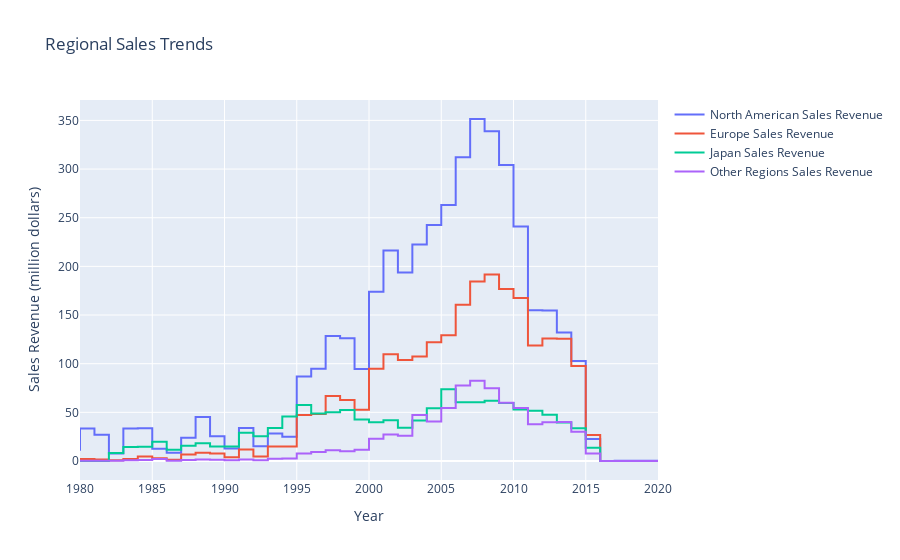

Here is the notebook cell this chart was saved with:
### Code cell
# Create DataFrame year_sales to summarize sales data by year
year_sales = df.loc[:, ['Name', 'Year', 'NA_Sales', 'EU_Sales', 'JP_Sales', 'Other_Sales']].groupby(by='Year').sum()

# Create four line plot objects representing sales trends in different regions
fig1 = go.Scatter(x=year_sales.index, y=year_sales['NA_Sales'],
                  name="North American Sales Revenue",
                  line_shape='vh'
                  )
fig2 = go.Scatter(x=year_sales.index, y=year_sales['EU_Sales'],
                  name="Europe Sales Revenue",
                  line_shape='vh')
fig3 = go.Scatter(x=year_sales.index, y=year_sales['JP_Sales'],
                  name="Japan Sales Revenue",
                  line_shape='vh')
fig4 = go.Scatter(x=year_sales.index, y=year_sales['Other_Sales'],
                  name="Other Regions Sales Revenue",
                  line_shape='vh')

# Place the four line plot objects in a list
figs = [fig1, fig2, fig3, fig4]

# Create layout for the plot
layout = dict(title='Regional Sales Trends',
              xaxis=dict(title='Year'),
              yaxis=dict(title='Sales Revenue (million dollars)')
              )

# Create the plot object
figure = dict(data=figs, layout=layout)

# Display the plot in the Notebook
iplot(figure)

### Figure 1 — Plotly figure (JSON) as saved in the notebook; plotly's stock layout.template omitted (floating-point values rounded to 4 significant figures)
{"data": [{"line": {"shape": "vh"}, "name": "North American Sales Revenue", "type": "scatter", "x": [1980, 1981, 1982, 1983, 1984, 1985, 1986, 1987, 1988, 1989, 1990, 1991, 1992, 1993, 1994, 1995, 1996, 1997, 1998, 1999, 2000, 2001, 2002, 2003, 2004, 2005, 2006, 2007, 2008, 2009, 2010, 2011, 2012, 2013, 2014, 2015, 2016, 2017, 2020], "y": [10.59, 33.4, 26.92, 7.76, 33.28, 33.73, 12.5, 8.46, 23.87, 45.15, 25.46, 12.76, 33.87, 15.12, 28.15, 24.82, 86.76, 94.75, 128.4, 126.1, 94.49, 174.0, 216.2, 193.6, 222.6, 242.6, 263.1, 312.1, 351.4, 338.9, 304.2, 241.1, 155.0, 154.8, 132.0, 102.8, 22.66, 0, 0.27]}, {"line": {"shape": "vh"}, "name": "Europe Sales Revenue", "type": "scatter", "x": [1980, 1981, 1982, 1983, 1984, 1985, 1986, 1987, 1988, 1989, 1990, 1991, 1992, 1993, 1994, 1995, 1996, 1997, 1998, 1999, 2000, 2001, 2002, 2003, 2004, 2005, 2006, 2007, 2008, 2009, 2010, 2011, 2012, 2013, 2014, 2015, 2016, 2017, 2020], "y": [0.67, 1.96, 1.65, 0.8, 2.1, 4.74, 2.84, 1.41, 6.59, 8.44, 7.63, 3.95, 11.71, 4.65, 14.88, 14.9, 47.26, 48.32, 66.9, 62.67, 52.75, 94.89, 109.7, 103.8, 107.3, 121.9, 129.2, 160.5, 184.4, 191.6, 176.7, 167.4, 118.8, 125.8, 125.7, 97.71, 26.76, 0, 0]}, {"line": {"shape": "vh"}, "name": "Japan Sales Revenue", "type": "scatter", "x": [1980, 1981, 1982, 1983, 1984, 1985, 1986, 1987, 1988, 1989, 1990, 1991, 1992, 1993, 1994, 1995, 1996, 1997, 1998, 1999, 2000, 2001, 2002, 2003, 2004, 2005, 2006, 2007, 2008, 2009, 2010, 2011, 2012, 2013, 2014, 2015, 2016, 2017, 2020], "y": [0, 0, 0, 8.1, 14.27, 14.56, 19.81, 11.63, 15.76, 18.36, 14.88, 14.78, 28.91, 25.33, 33.99, 45.75, 57.44, 48.87, 50.04, 52.34, 42.77, 39.86, 41.76, 34.2, 41.65, 54.28, 73.73, 60.29, 60.26, 61.89, 59.49, 53.04, 51.74, 47.59, 39.46, 33.72, 13.7, 0.05, 0]}, {"line": {"shape": "vh"}, "name": "Other Regions Sales Revenue", "type": "scatter", "x": [1980, 1981, 1982, 1983, 1984, 1985, 1986, 1987, 1988, 1989, 1990, 1991, 1992, 1993, 1994, 1995, 1996, 1997, 1998, 1999, 2000, 2001, 2002, 2003, 2004, 2005, 2006, 2007, 2008, 2009, 2010, 2011, 2012, 2013, 2014, 2015, 2016, 2017, 2020], "y": [0.12, 0.32, 0.31, 0.14, 0.7, 0.92, 1.93, 0.2, 0.99, 1.5, 1.4, 0.74, 1.65, 0.89, 2.2, 2.64, 7.69, 9.13, 11.03, 10.05, 11.62, 22.76, 27.28, 26.01, 47.29, 40.58, 54.43, 77.6, 82.39, 74.77, 59.9, 54.39, 37.82, 39.82, 40.02, 30.01, 7.75, 0, 0.02]}], "layout": {"title": {"text": "Regional Sales Trends"}, "xaxis": {"title": {"text": "Year"}}, "yaxis": {"title": {"text": "Sales Revenue (million dollars)"}}}}
